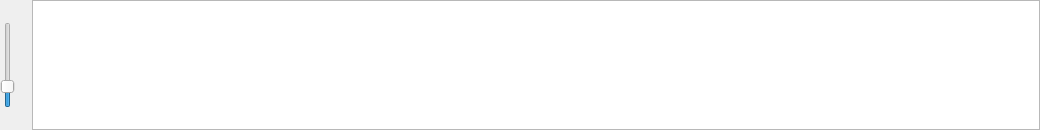
<?xml version="1.0" encoding="UTF-8"?>
<ui version="4.0">
 <class>storylineView</class>
 <widget class="QWidget" name="storylineView">
  <property name="geometry">
   <rect>
    <x>0</x>
    <y>0</y>
    <width>1040</width>
    <height>130</height>
   </rect>
  </property>
  <property name="windowTitle">
   <string>Form</string>
  </property>
  <layout class="QHBoxLayout" name="horizontalLayout">
   <property name="spacing">
    <number>0</number>
   </property>
   <property name="leftMargin">
    <number>0</number>
   </property>
   <property name="topMargin">
    <number>0</number>
   </property>
   <property name="rightMargin">
    <number>0</number>
   </property>
   <property name="bottomMargin">
    <number>0</number>
   </property>
   <item>
    <layout class="QVBoxLayout" name="verticalLayout">
     <property name="spacing">
      <number>0</number>
     </property>
     <item>
      <widget class="QPushButton" name="btnRefresh">
       <property name="maximumSize">
        <size>
         <width>32</width>
         <height>32</height>
        </size>
       </property>
       <property name="text">
        <string/>
       </property>
       <property name="icon">
        <iconset theme="view-refresh">
         <normaloff/>
        </iconset>
       </property>
       <property name="flat">
        <bool>true</bool>
       </property>
      </widget>
     </item>
     <item>
      <widget class="QSlider" name="sldTxtSize">
       <property name="minimum">
        <number>1</number>
       </property>
       <property name="maximum">
        <number>100</number>
       </property>
       <property name="value">
        <number>20</number>
       </property>
       <property name="orientation">
        <enum>Qt::Vertical</enum>
       </property>
      </widget>
     </item>
     <item>
      <widget class="QPushButton" name="btnSettings">
       <property name="maximumSize">
        <size>
         <width>32</width>
         <height>32</height>
        </size>
       </property>
       <property name="text">
        <string/>
       </property>
       <property name="icon">
        <iconset theme="preferences-system">
         <normaloff/>
        </iconset>
       </property>
       <property name="flat">
        <bool>true</bool>
       </property>
      </widget>
     </item>
    </layout>
   </item>
   <item>
    <widget class="QGraphicsView" name="view"/>
   </item>
  </layout>
 </widget>
 <resources/>
 <connections/>
</ui>
